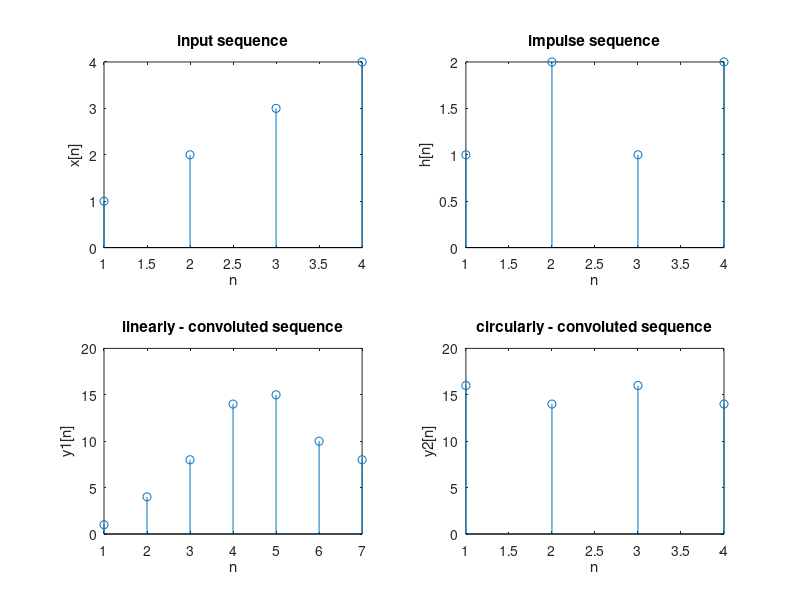

Source code (MATLAB):
x = [1,2,3,4];
h = [1,2,1,2];
N = 4;
y1 = conv(x, h);
y2 = cconv(x, h, N);

figure;
subplot(2,2,1);
stem(x);
xlabel("n");
ylabel("x[n]");
title("input sequence");

subplot(2,2,2);
stem(h);
xlabel("n");
ylabel("h[n]");
title("impulse sequence");

subplot(2,2,3);
stem(y1);
xlabel("n");
ylabel("y1[n]");
title("linearly - convoluted sequence");
disp("The linearly - convoluted sequence is ");
disp(y1);

subplot(2,2,4);
stem(y2);
xlabel("n");
ylabel("y2[n]");
title("circularly - convoluted sequence");
disp("The circularly - convoluted sequence is ");
disp(y2);
